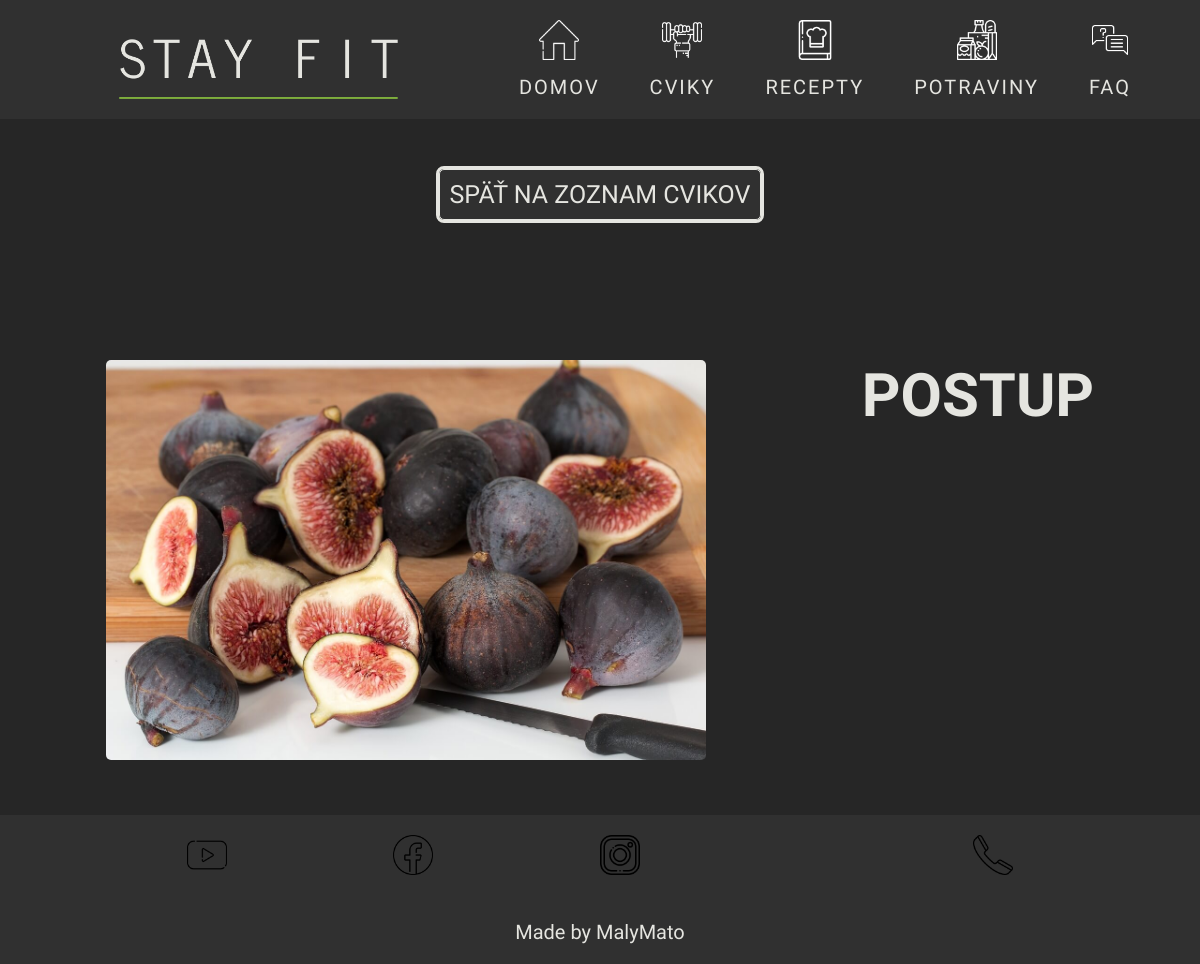
Page /cvik.php?id=1 on the earlier database version.
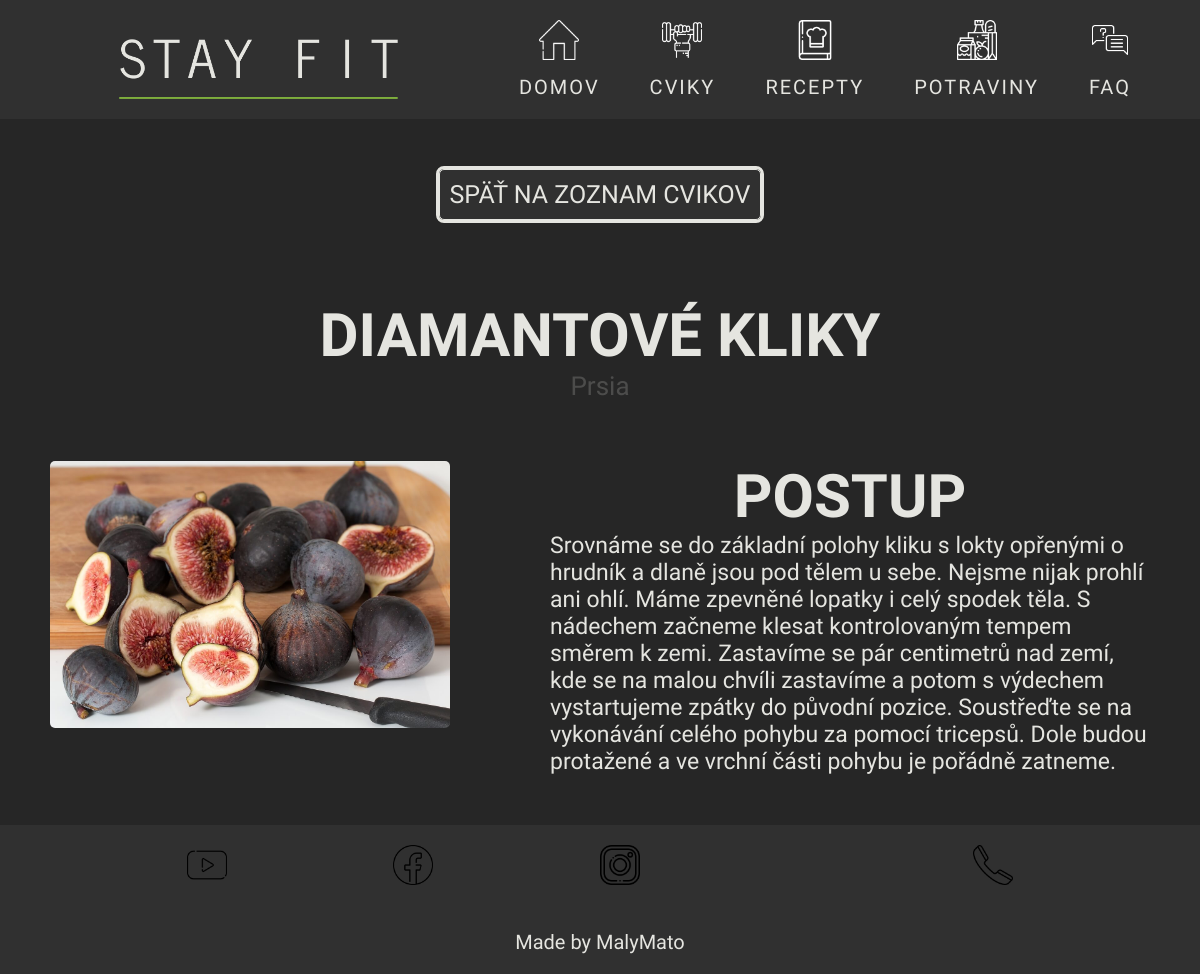
Same page on the later database version.
### tables this page shows
CREATE TABLE IF NOT EXISTS `cviky` (
  `IDcvik` int(11) NOT NULL AUTO_INCREMENT,
  `cvik` varchar(50) NOT NULL,
  `postup` text NOT NULL,
  `IDsval` int(11) NOT NULL,
  `IDvybavenie` int(11) NOT NULL,
  PRIMARY KEY (`IDcvik`),
  KEY `IDsval` (`IDsval`),
  KEY `IDvybavenie` (`IDvybavenie`)
);

CREATE TABLE IF NOT EXISTS `svaly` (
  `IDsval` int(11) NOT NULL AUTO_INCREMENT,
  `sval` varchar(50) NOT NULL,
  PRIMARY KEY (`IDsval`)
);

### cvik.php (the view, shortened to what this page needs)
<!DOCTYPE html>
<html lang="en">
<?php
require_once("./php/db.php");
$id = $_GET["id"] ?? null;
$sql = "SELECT * FROM cviky
        JOIN vybavenia ON vybavenia.IDvybavenie = cviky.IDvybavenie
        JOIN svaly ON svaly.IDsval = cviky.IDsval
        WHERE cviky.IDcvik = $id";
$stmt = $conn->prepare($sql);
$stmt->execute();
$result = $stmt->fetchAll(PDO::FETCH_ASSOC);
foreach ($result as $i) {
  $nazovCviku = $i['cvik'];
  $sval = $i["sval"];
  $postup = $i["postup"];
}
?>
<head>
  <link rel="stylesheet" href="./styles/potravina-header.css" />
  <link rel="stylesheet" href="./styles/layout.css">
  <link rel="stylesheet" href="./styles/cvik.css">
  <link rel="stylesheet" href="./styles/small-footer.css">
</head>
<body>
  <?php include_once "./components/small-header.php" ?>
  <main class="cvik">
    <div class="content-wrapper">
      <div class="content-header">
        <div class="back-button">
          <a href="cviky.php">SPÄŤ NA ZOZNAM CVIKOV</a>
        </div>
        <div class="content-start">
          <div class="name">
            <h1><?php echo $nazovCviku; ?></h1>
            <span class="type"><?php echo $sval; ?></span>
          </div>
        </div>
      </div>
      <div class="cvik-wrapper">
        <div class="basic-info">
          <div class="photo">
            <img src="./media/fig-potravina.jpg" alt="" />
          </div>
        </div>
        <div class="extended-info">
          <div class="name">
            <h1>POSTUP</h1>
          </div>
          <p><?php echo $postup ?></p>
        </div>
      </div>
    </div>
  </main>
  <?php require_once "./components/small-footer.php" ?>
</body>
</html>

### components/small-header.php (shortened to what this page needs)
<nav class="header">
  <div class="navbar">
    <div class="logo">
      <img src="media/logo02.png" alt="LOGO STAY FIT WITH ADAM" />
    </div>
    <div class="links-container">
      <ul class="nav-links">
        <li>
          <a class="link" href="index.php">
            <img src="media/icons/home-nav.png" alt="" />
            <div class="name">DOMOV</div>
          </a>
        </li>
        <li>
          <a class="link" href="cviky.php">
            <img src="media/icons/cviky-nav.png" alt="" />
            <div class="name">CVIKY</div>
          </a>
        </li>
        <li>
          <a class="link" href="recepty.php">
            <img src="media/icons/recipes-services-black.png" alt="" />
            <div class="name">RECEPTY</div>
          </a>
        </li>
        <li>
          <a class="link" href="vyzivove-hodnoty.php">
            <img src="media/icons/potraviny-nav.png" alt="" />
            <div class="name">POTRAVINY</div>
          </a>
        </li>
        <li>
          <a class="link" href="faq.php">
            <img src="media/icons/frequently-asked-questions-services-black.png" alt="" />
            <div class="name">FAQ</div>
          </a>
        </li>
      </ul>
    </div>
  </div>
</nav>

### components/small-footer.php (shortened to what this page needs)
<footer>
    <div class="container">
        <div class="links">
            <ul>
                <li>
                    <a href="" class="link"><img src="./media/icons/youtube-footer.png" alt="" class="icon" /></a>
                </li>
                <li>
                    <a href="" class="link"><img src="./media/icons/facebook-footer.png" alt="" class="icon" /></a>
                </li>
                <li>
                    <a href="" class="link"><img src="./media/icons/instagram-footer.png" alt="" class="icon" /></a>
                </li>
                <li>
                    <a href="" class="link"><img src="./media/icons/phone-nav.png" alt="" class="icon" /></a>
                </li>
            </ul>
        </div>
        <div class="copyright">
            <div class="made-by">Made by MalyMato</div>
        </div>
    </div>
</footer>

### styles/potravina-header.css (style rules this page uses)
.header { display: flex; flex-direction: column; background-color: #303030; align-items: center; padding: 2rem 0; position: relative; justify-content: center; width: 100%; }
.header .navbar { position: relative; display: flex; flex-direction: row; width: 100%; height: 100%; justify-content: space-evenly; }
.header .navbar .logo { display: flex; flex-direction: column; justify-content: end; width: 100%; height: 100%; margin-left: 5rem; }
.header .navbar .logo img { margin: 0; width: 30rem; }
.header .navbar .links-container { display: flex; justify-content: center; align-items: stretch; position: absolute; z-index: 1; background-color: #262626; width: 100vw; transition: 0.5s; transform: translateX(-100%); top: 100%; padding: 8rem 0; border-bottom: 1px solid #e5e5e0; }
.header .navbar .links-container .nav-links { list-style-type: none; display: flex; flex-direction: column; align-items: center; justify-content: center; gap: 4rem; padding: 0px; }
.header .navbar .links-container .nav-links li { text-align: center; display: flex; }
.header .navbar .links-container .nav-links li a { text-decoration: none; color: #e5e5e0; position: relative; letter-spacing: 2px; }
.header .navbar .links-container .nav-links li a::after { content: ""; position: absolute; background: transparent; height: 2px; width: 0; left: 0; bottom: -0.2px; transition: 1s; display: block; }
.header .navbar .links-container .nav-links li a img { width: 4rem; padding-bottom: 10px; filter: invert(100%); }
@media (min-width: 1200px) { .header .navbar { justify-content: center; align-items: center; width: auto; gap: 10rem; } }
@media (min-width: 1200px) { .header .navbar .logo { justify-content: end; align-items: flex-end; } }
@media (min-width: 1200px) { .header .navbar .links-container, .header .navbar .links-container.open { align-items: flex-start; justify-content: start; background-color: transparent; border: none; position: relative; top: 0; width: 100%; transform: translateX(0); padding: 0; } }
@media (min-width: 1200px) { .header .navbar .links-container .nav-links, .header .navbar .links-container.open .nav-links { flex-direction: row; gap: 5rem; } }
@media (min-width: 1200px) { .header .navbar .links-container .nav-links li a, .header .navbar .links-container.open .nav-links li a { position: relative; letter-spacing: 2px; text-decoration: none; color: #e5e5e0; align-self: center; display: block; } }
@media (min-width: 1200px) { .header .navbar .links-container .nav-links li a:after, .header .navbar .links-container.open .nav-links li a:after { content: ""; position: absolute; background: transparent; height: 2px; width: 0; left: 0; bottom: -0.2px; transition: 1s; display: block; } }
@media (min-width: 1200px) { .header .navbar .links-container .nav-links li a img, .header .navbar .links-container.open .nav-links li a img { width: 4rem; padding-bottom: 10px; filter: invert(100%); } }

### styles/layout.css (style rules this page uses)
* { box-sizing: border-box; font-family: "News Cycle", sans-serif; margin: 0; padding: 0; }
body { display: grid; grid-template-rows: auto 1fr auto; font-size: 2rem; font-weight: 500; background-color: #262626; scroll-behavior: smooth; width: 100%; height: 100%; overflow-x: hidden; }
.btn, .back-button, .submit-button { cursor: pointer; outline: solid #e5e5e0; text-transform: uppercase; border-radius: 5px; }
.back-button { text-decoration: none; display: flex; justify-content: center; align-items: center; transition: 0.5s; background-color: #303030; padding: 2rem; gap: 2rem; }
.header { text-align: center; }
html { font-size: 10px; }
html h1 { font-size: 4rem; }
html p { font-size: 2.3rem; }
@media (min-width: 601px) { html { font-size: 7px; } }
@media (min-width: 800px) { html { font-size: 8px; } }
@media (min-width: 1000px) { html { font-size: 9px; } }
@media (min-width: 1200px) { html { font-size: 10px; } }

### styles/small-footer.css (style rules this page uses)
footer { padding: 2rem; background-color: #303030; }
footer .container { display: flex; flex-direction: column; justify-content: center; align-items: center; gap: 4rem; }
footer .container .links { display: flex; justify-content: space-evenly; align-items: center; width: 100%; }
footer .container .links ul { display: flex; justify-content: space-evenly; align-items: center; list-style-type: none; padding: 0; width: 100%; }
footer .container .links ul li .link .icon { width: 4rem; transition: 0.7s; }
footer .container .copyright .made-by { text-align: center; color: #e5e5e0; }

Differences in the rows shown:
now on this page (row edited): cviky: cvik "DIAMANTOVÉ KLIKY", IDsval.sval "Prsia", postup "Srovnáme se do základní polohy kliku s lokty opřenými o hrudník a dlaně jsou pod tělem u sebe. Nejsme nijak prohlí ani ohlí. Máme zpevněné lopatky i celý spodek těla. S nádechem začneme klesat kontrolovaným tempem směrem k zemi. Zastavíme se pár centimetrů nad zemí, kde se na malou chvíli zastavíme a potom s výdechem vystartujeme zpátky do původní pozice. Soustřeďte se na vykonávání celého pohybu za pomocí tricepsů. Dole budou protažené a ve vrchní části pohybu je pořádně zatneme."
